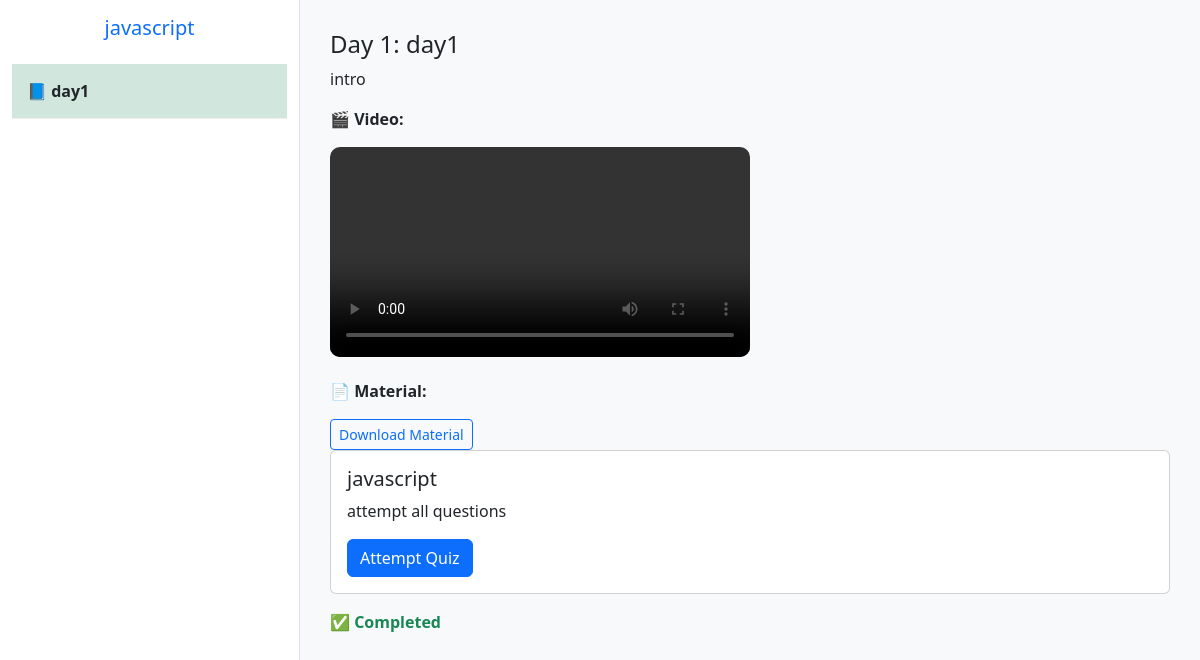
The app's page /course/19/ (signed in), older data.
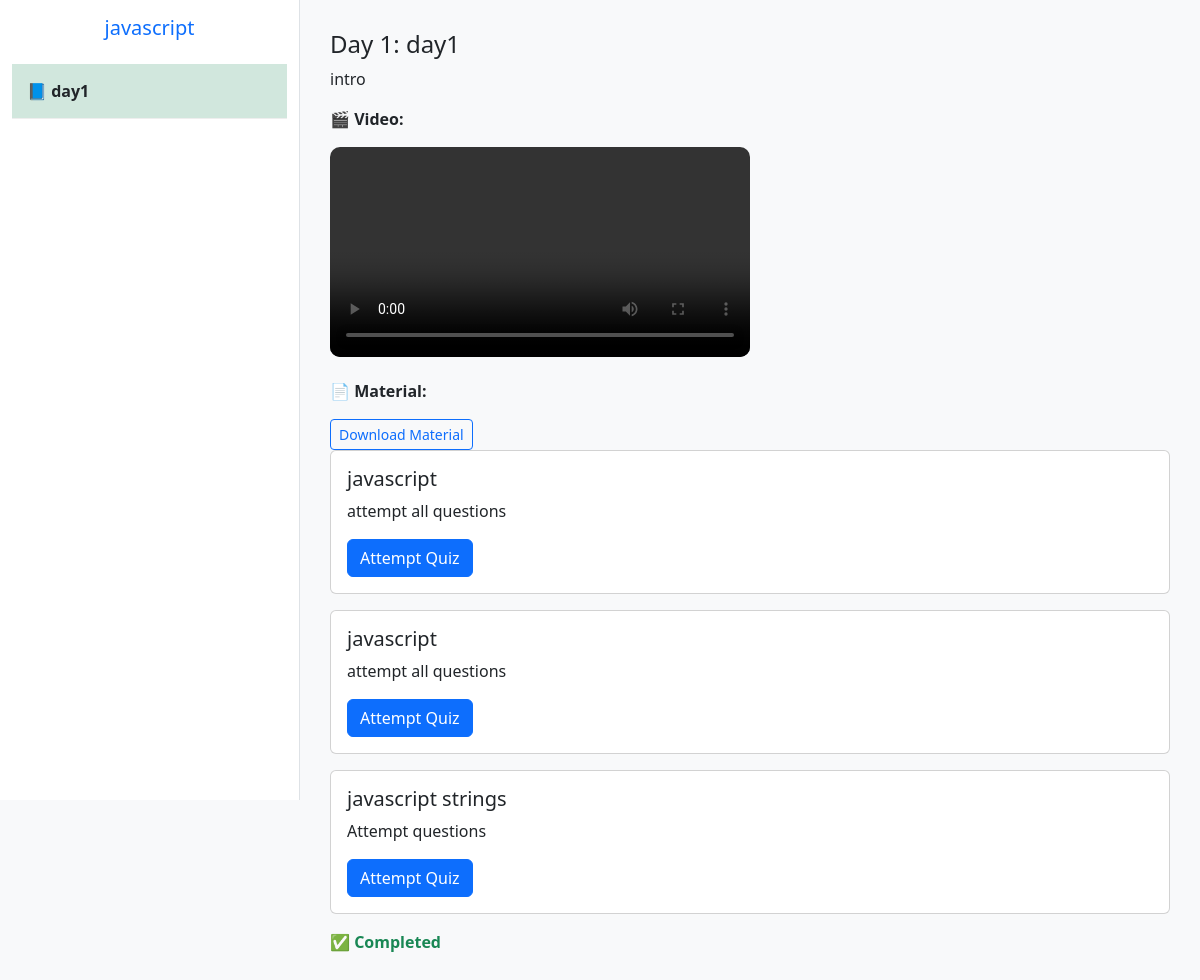
The same page, newer data.
### lms/models.py (models this page shows, shortened)
class CourseContent(models.Model):
    course = models.ForeignKey(Course, on_delete=models.CASCADE)
    title = models.CharField(max_length=255)  # e.g. "Day 1"
    video = models.FileField(upload_to='videos/',max_length=255, blank=True, null=True)
    material = models.FileField(upload_to='materials/',max_length=255, blank=True, null=True)
    description = models.TextField(blank=True)

class Quiz(models.Model):
    course_content = models.ForeignKey('CourseContent', on_delete=models.CASCADE, related_name='quizzes',null=True, blank=True)
    title = models.CharField(max_length=255)
    description = models.TextField()
    marks = models.IntegerField(default=1)  # Ensure this field exists in your model
    time_limit = models.IntegerField(default=10)

### lms/views.py (the view)
# urls.py: path('course/<int:course_id>/', view_course, name='view_course'),
@login_required
def view_course(request, course_id):
    course = get_object_or_404(Course, id=course_id)
    content = course.coursecontent_set.all().order_by('id')
    is_enrolled = False
    enrollment = None
    student_progress = {}
    if hasattr(request.user, 'student'):
        enrollment = Enrollment.objects.filter(student=request.user, course=course).first()
        is_enrolled = enrollment is not None
        if enrollment:
            for item in content:
                student_progress[item.id] = item.studentcourseprogress_set.filter(enrollment=enrollment, is_completed=True).exists()
    return render(request, 'view_course.html', {
        'course': course,
        'content': content,
        'is_enrolled': is_enrolled,
        'enrollment': enrollment,
        'student_progress': student_progress,
    })

### lms/templatetags/custom_filters.py (called while the page is built)
@register.filter
def get_item(dictionary, key):
    return dictionary.get(key)

### lms/templates/view_course.html (shortened to what this page needs)
{% load custom_filters %}
<!DOCTYPE html>
<html lang="en">
<head>
  <link href="https://cdn.jsdelivr.net/npm/bootstrap@5.3.0/dist/css/bootstrap.min.css" rel="stylesheet">
</head>
<body>
  <div class="container-fluid">
    <div class="row">
      <div class="col-md-3 sidebar bg-white">
        <h5 class="p-3 text-center text-primary">{{ course.title }}</h5>
        {% for item in content %}
          <div class="sidebar-item" data-index="{{ forloop.counter0 }}">
            📘 {{ item.title }}
          </div>
        {% endfor %}
      </div>
      <div class="col-md-9 content-section">
        {% for item in content %}
        <div class="day-content" id="dayContent{{ forloop.counter0 }}" style="display: none;">
          <h4>Day {{ forloop.counter }}: {{ item.title }}</h4>
          <p>{{ item.description }}</p>
          {% if item.video %}
            <p><strong>🎬 Video:</strong></p>
            <video width="50%" controls class="mb-3">
              <source src="{{ item.video.url }}" type="video/mp4">
            </video>
          {% endif %}
          {% if item.material %}
            <p><strong>📄 Material:</strong></p>
            <a href="{{ item.material.url }}" class="btn btn-outline-primary btn-sm" download>Download Material</a>
          {% endif %}
          {% for quiz in item.quizzes.all %}
          <div class="card mb-3">
              <div class="card-body">
                  <h5 class="card-title">{{ quiz.title }}</h5>
                  <p class="card-text">{{ quiz.description }}</p>
                  <a href="{% url 'attempt_quiz' quiz.id %}" class="btn btn-primary">Attempt Quiz</a>
              </div>
          </div>
        {% endfor %}
     {% if enrollment %}
     {% with progress=student_progress|get_item:item.id %}
    {% if progress %}
      <p class="text-success mt-3"><strong>✅ Completed</strong></p>
    {% else %}
      <form method="POST" action="{% url 'mark_as_complete' item.id %}">
        {% csrf_token %}
        <input type="hidden" name="mark_as_complete" value="true">
        <button type="submit" class="btn btn-success mt-3">✅ Mark as Complete</button>
      </form>
    {% endif %}
  {% endwith %}
{% endif %}
        </div>
        {% endfor %}
      </div>
    </div>
  </div>
</body>
</html>

Row changes from the older to the newer data that the page shows:
added Quiz: title "javascript", description "attempt all questions"
added Quiz: title "javascript strings", description "Attempt questions"
